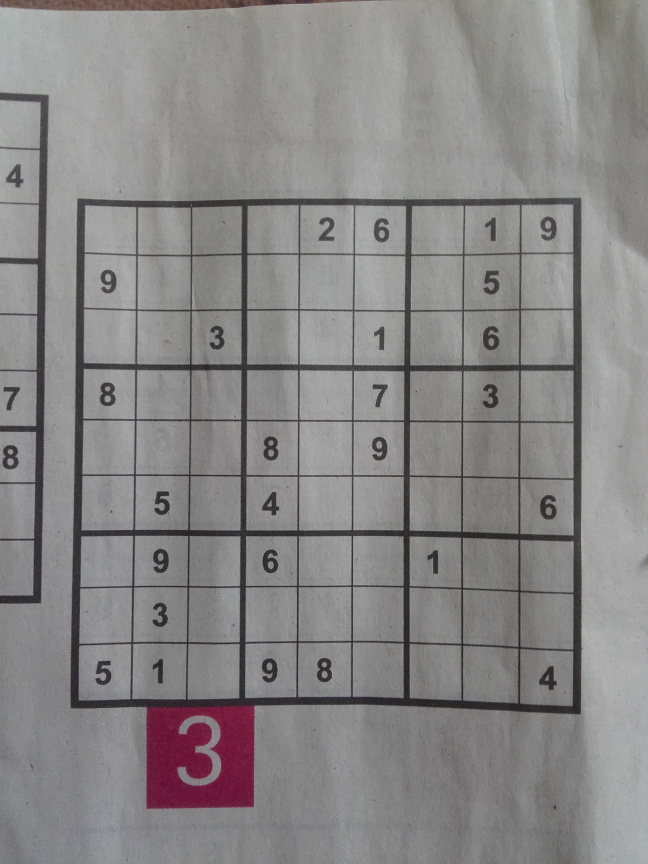
#> input picture slike/evaluation/1.jpg, 1944 x 2592 px (shown at 1/3 size)
$ python samo_za_isprobavanje.py   (Python 2 division)   (older library calls are emulated)
#> lines starting #> are read from the running program, lines starting #| are printed output that depends on the picture; after the words box and inside, x2 and y2 are one past the last pixel; in counts of white or black regions, pixels touching at a corner belong together
import numpy as np
import cv2
import copy
import math

# [56 lines left out: functions comp, najmanji, get_size, find_index, not called in this run]

# --------------------------------------------------------------

img = cv2.imread('slike/evaluation/1.jpg', 0)
#> img: shape (2592, 1944); min 17, max 203, mean 135.4
#img = cv2.imread('C:/Users/Stefan/Desktop/2.jpg', 0)
#img = cv2.imread("slike/hard/sudoku_hard_010.jpg", 0)
cv2.imshow('image', img)
cv2.waitKey(0)
cv2.destroyAllWindows()

h, w = img.shape
#> h = 2592; w = 1944
ratio =  h / w
#> ratio = 1
img= cv2.resize(img,(500, 500 * ratio),interpolation=cv2.INTER_AREA)
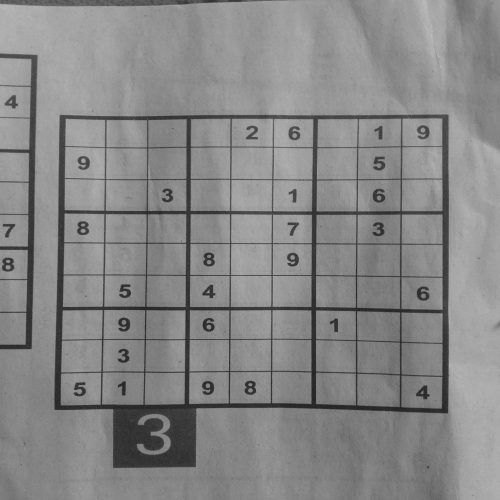
#> img: shape (500, 500); min 35, max 190, mean 135.4
cv2.imshow('image', img)
cv2.waitKey(0)
cv2.destroyAllWindows()

img = cv2.GaussianBlur(img,(5,5),0)
cv2.imshow('image', img)
cv2.waitKey(0)
cv2.destroyAllWindows()

img = cv2.adaptiveThreshold(img,255,1,1,11,4)
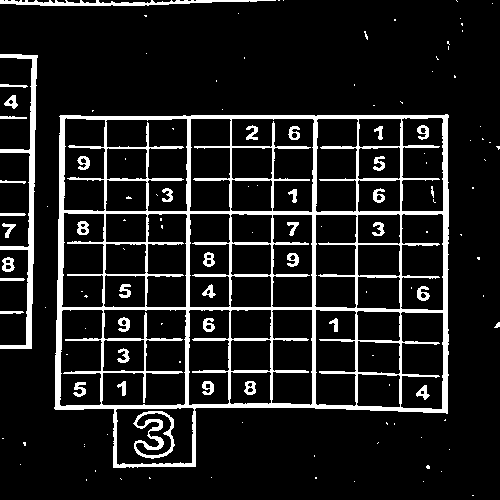
#> img: shape (500, 500); 11.5% white; 128 white regions (87 under 20 px)
cv2.imshow('image', img)
cv2.waitKey(0)
cv2.destroyAllWindows()

_, contours, hierarchy = cv2.findContours(copy.deepcopy(img), cv2.RETR_TREE, cv2.CHAIN_APPROX_SIMPLE)
#> contours = 191 contours, 96 with area under 20; largest, box (x1, y1, x2, y2) and area: (54, 114, 449, 468) 119014, (101, 309, 187, 406) 6236, (231, 118, 315, 213) 4709, (105, 118, 188, 212) 4602, (115, 407, 195, 466) 4244
biggest = None
max_area = 0
for i in contours:
        area = cv2.contourArea(i)
        if area > img.size/4:
                peri = cv2.arcLength(i,True)
                approx = cv2.approxPolyDP(i,0.02*peri,True)
                if area > max_area and len(approx)==4:
                        biggest = approx
                        max_area = area
#> this loop made 191 passes
#> (area, peri) on pass 48: (119013.5, 1520.1)
#> area on passes 27, 30, 32, 33, 36, 37: 40, 47, 129.5, 25, 62, 49
#> after the loop, max_area = 0

# Prikaz pronadjenih uglova table
#> (the run stopped early here; a loop or call above may not have finished)

$ run again, with slike/evaluation/2.jpg copied over slike/evaluation/1.jpg
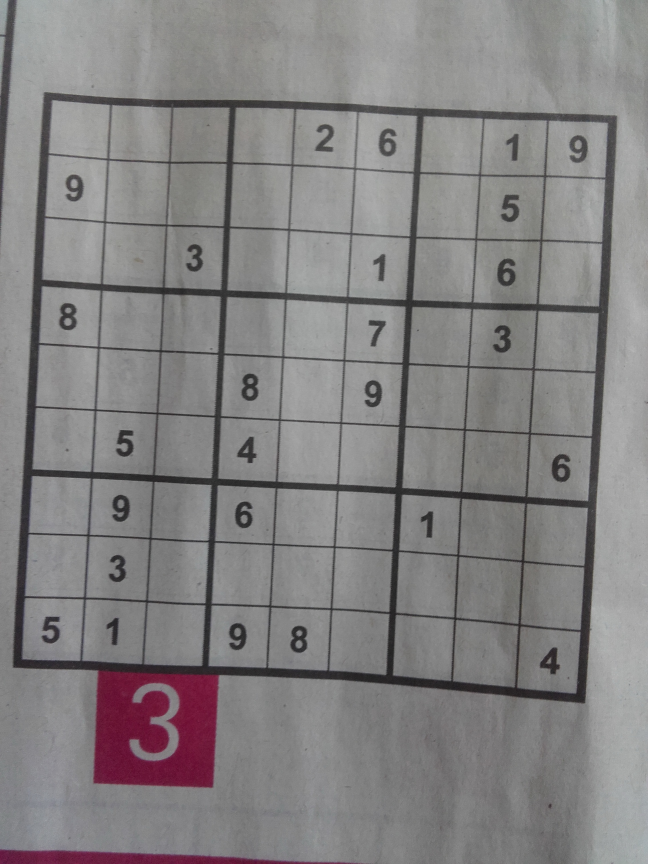
#> input picture slike/evaluation/2.jpg, 1944 x 2592 px (shown at 1/3 size)
#> `img= cv2.resize(img,(500, 500 * ratio),interpolation=cv2.INTER_AREA)`:
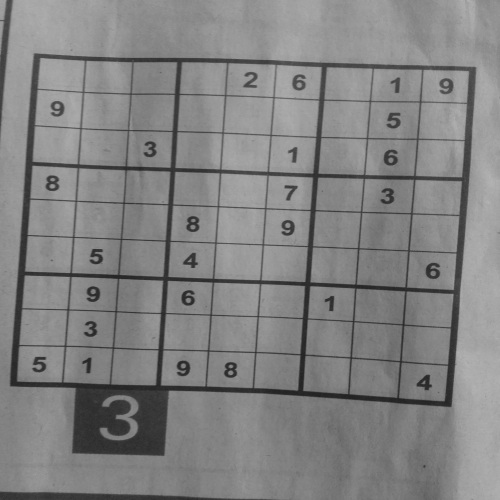
#> img: shape (500, 500); min 33, max 181, mean 130.7
#> `img = cv2.adaptiveThreshold(img,255,1,1,11,4)`:
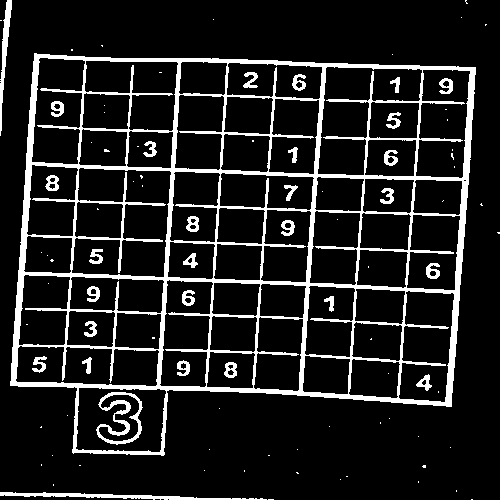
#> img: shape (500, 500); 12.6% white; 94 white regions (64 under 20 px)
#> contours = 163 contours, 65 with area under 20; largest, box (x1, y1, x2, y2) and area: (10, 53, 476, 456) 153068, (71, 167, 172, 278) 7697, (317, 66, 423, 176) 6398, (75, 387, 167, 453) 5368, (398, 290, 455, 403) 4996
#> the loop `for i in contours:` made 163 passes
#> (area, peri) on pass 30: (153068.5, 1732.3)
#> after the loop `for i in contours:`: max_area = 0

$ run again, with slike/evaluation/10.jpg copied over slike/evaluation/1.jpg
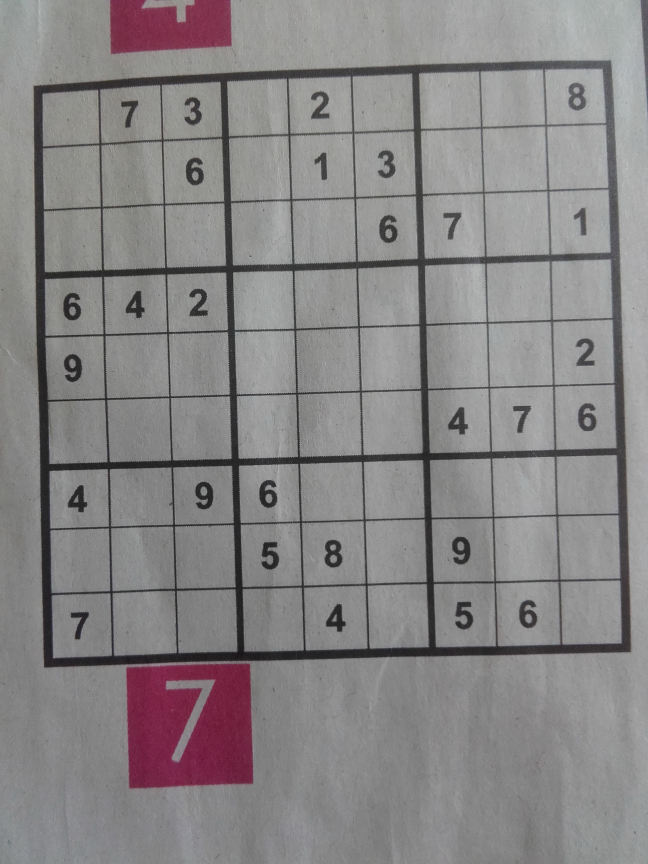
#> input picture slike/evaluation/10.jpg, 1944 x 2592 px (shown at 1/3 size)
#> contours = 147 contours, 51 with area under 20; largest, box (x1, y1, x2, y2) and area: (26, 35, 487, 387) 152710, (84, 268, 185, 381) 8235, (326, 151, 429, 264) 6822, (382, 262, 481, 375) 6810, (330, 263, 430, 376) 6670
#> the loop `for i in contours:` made 147 passes
#> (area, peri, biggest, max_area) on pass 22: (152710.5, 1602.4, [[471, 35], [27, 49], [34, 385], [485, 377]], 152710.5)
#> after the loop `for i in contours:`: max_area = 152710.5
#> `cv2.circle(img,(biggest[2][0][0], biggest[2][0][1]), 10, (255,0,0), 1)`:
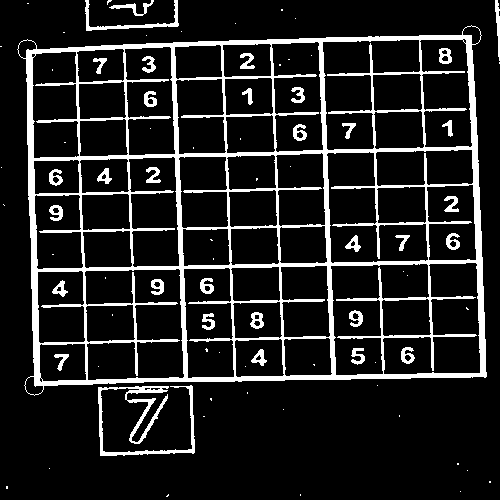
#> img: shape (500, 500); 13% white; 83 white regions (50 under 20 px), largest, box (x1, y1, x2, y2) and area: (17, 25, 487, 396) 26558, (98, 385, 195, 456) 1543, (85, 0, 179, 31) 491
#| [[[471  35]]
#|  [[ 27  49]]
#|  [[ 34 385]]
#|  [[485 377]]]
#> after the loop in najmanji, `while swapped:`: lista = [[27, 49], [34, 385], [471, 35], [485, 377]]
#> sorted_by_height_asc = [[471, 35], [27, 49], [485, 377], [34, 385]]
#> gl = [471, 35]
#> dl = [485, 377]
#> gd = [27, 49]
#> dd = [34, 385]
#> width_gore = 444
#> width_dole = 451
#> height_levo = 342
#> height_desno = 336
#> width = 451
#> height = 342
#> `lista, s_width, s_height = get_size(biggest)`: lista = [[471, 35], [27, 49], [485, 377], [34, 385]]; s_width = 451; s_height = 342
#| 451 342
#> pts1 = [[27, 49], [471, 35], [34, 385], [485, 377]]
#> pts2 = [[0, 0], [451, 0], [0, 342], [451, 342]]
#> M = [[1.04, -0.0216, -26.94], [0.0327, 1.04, -51.65], [4.26e-05, 4.45e-05, 1]]
#> `img = cv2.resize(img, (300,300), interpolation = cv2.INTER_AREA)`:
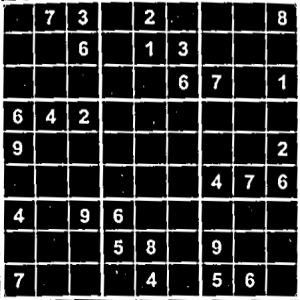
#> img: shape (300, 300); min 0, max 255, mean 47.4
